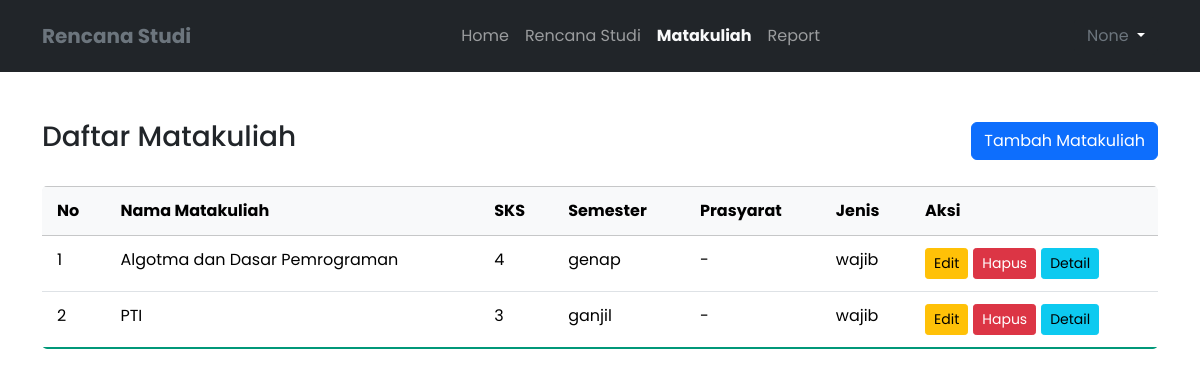
Before: /matakuliah/index.php with the older database file.
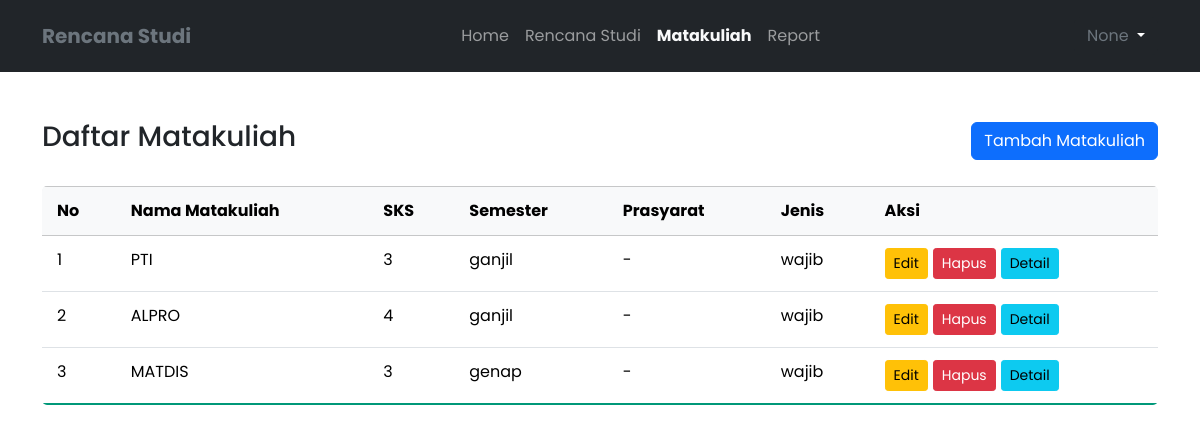
After: the same page with the newer database file.
### tables this page shows
CREATE TABLE `matakuliah` (
  `id` int NOT NULL,
  `nama` varchar(50) DEFAULT NULL,
  `sks` int DEFAULT NULL,
  `deskripsi` text,
  `prasyarat_id` int DEFAULT NULL,
  `tahun_ajaran` enum('ganjil','genap') NOT NULL,
  `jenis` enum('wajib','pilihan') DEFAULT NULL,
  `semester_id` int NOT NULL
);

### database.php (called while the page is built, shortened)
<?php
function getAllDataMatakuliah()
{
    $query = "
    SELECT
        m1.id,
        m1.nama as nama_matakuliah,
        m1.sks,
        m1.deskripsi,
        m1.tahun_ajaran,
        m2.nama as nama_prasyarat,
        m1.prasyarat_id,
        m1.jenis
    FROM
        matakuliah m1
    LEFT JOIN
        matakuliah m2 ON m1.prasyarat_id = m2.id
    ";
    return mysqli_query(DB, $query)->fetch_all(MYSQLI_ASSOC);
}

### matakuliah/index.php (the view, shortened to what this page needs)
<?php
$page = "matakuliah";
include_once "../layout/header.php";
$matakuliahs = getAllDataMatakuliah();
?>
<?php
include_once "../layout/header.php"
?>
<div class="container">
    <div class="d-flex justify-content-between align-items-center mb-4 pt-5">
        <h3>Daftar Matakuliah</h3>
        <a href="<?= BASEURL ?>/matakuliah/add.php" class="btn btn-primary">Tambah Matakuliah</a>
    </div>
    <div class="table-responsive">
        <table class="table table-hover table-bordered">
            <thead class="table-light">
                <tr>
                    <th>No</th>
                    <th>Nama Matakuliah</th>
                    <th>SKS</th>
                    <th>Semester</th>
                    <th>Prasyarat</th>
                    <th>Jenis</th>
                    <th>Aksi</th>
                </tr>
            </thead>
            <tbody>
                <?php foreach ($matakuliahs as $nomor => $matkul) :  ?>
                    <tr>
                        <td><?= $nomor + 1 ?></td>
                        <td><?= $matkul["nama_matakuliah"] ?></td>
                        <td><?= $matkul["sks"] ?></td>
                        <td><?= $matkul["tahun_ajaran"]  ?></td>
                        <td><?= $matkul["nama_prasyarat"] ?? "-" ?></td>
                        <td><?= $matkul["jenis"]?></td>
                        <td>
                            <div class="d-flex" style="gap: 5px;">
                                <a href="edit.php?id=<?= $matkul['id'] ?>" class="btn btn-sm btn-warning">Edit</a>
                                <a href="delete.php?id=<?= $matkul["id"] ?>" class="btn btn-sm btn-danger" onclick="return confirm('Apakah Anda yakin ingin menghapus matakuliah ini?')">Hapus</a>
                                <a href="read.php?id=<?= $matkul['id'] ?>" class="btn btn-sm btn-info">Detail</a>
                            </div>
                        </td>
                    </tr>
                <?php endforeach; ?>
            </tbody>
        </table>
    </div>
</div>
<?php
include_once "../layout/footer.php"
?>

### layout/header.php (shortened to what this page needs)
<?php
include_once(BASEPATH .  "/database.php");
?>
<!DOCTYPE html>
<html lang="en">
<head>
    <link href="https://cdn.jsdelivr.net/npm/bootstrap@5.3.2/dist/css/bootstrap.min.css" rel="stylesheet">
    <link rel="stylesheet" href="https://cdnjs.cloudflare.com/ajax/libs/font-awesome/6.4.2/css/all.min.css">
    <link rel="stylesheet" href="<?= BASEURL ?>/assets/style.css">
</head>
<body>
    <nav class="navbar navbar-expand-lg navbar-dark bg-dark">
        <div class="pembungkus container py-2">
            <a class="navbar-brand fw-bold text-secondary visible" href="index.php">Rencana Studi</a>
            <div class="collapse navbar-collapse" id="navbar">
                <ul class="navbar-nav mx-auto">
                    <li class="nav-item">
                        <a class="nav-link <?= ($page === "home") ? 'text-light fw-bold' : '' ?>" href="<?= BASEURL ?>/index.php">Home</a>
                    </li>
                    <li class="nav-item">
                        <a class="nav-link <?= ($page === 'rencana_studi') ? 'text-light fw-bold' : '' ?>" href="<?= BASEURL ?>/rencana_studi/index.php">Rencana Studi</a>
                    </li>
                    <li class="nav-item">
                        <a class="nav-link <?= ($page === 'matakuliah') ? 'text-light fw-bold' : '' ?>" href="<?= BASEURL ?>/matakuliah/index.php">Matakuliah</a>
                    </li>
                    <li class="nav-item">
                        <a class="nav-link <?= ($page === 'report') ? 'text-light fw-bold' : '' ?>" href="<?= BASEURL ?>/report.php">Report</a>
                    </li>
                </ul>
                <ul class="navbar-nav ml-auto">
                    <li class="nav-item dropdown">
                        <button class="btn btn-dark dropdown-toggle" data-bs-toggle="dropdown" aria-expanded="false">
                            <span class="text-<?= ($page === 'profile') ? 'light fw-bold' : 'secondary'; ?>">None</span>
                        </button>
                    </li>
                </ul>
            </div>
        </div>
    </nav>

### layout/footer.php (shortened to what this page needs)
</body>
</html>

### assets/style.css (style rules this page uses)
* { list-style: none; margin: 0; padding: 0; text-decoration: none; font-family: "Poppins", sans-serif; }
.table { border-collapse: collapse; border-radius: 5px; overflow: hidden; }
.table th, .table td { border: none; padding: 12px 15px; }
.table thead tr { background-color: #f8f9fa; color: #333; text-align: left; }
.table tbody tr:nth-of-type(even) { background-color: #f3f3f3; }
.table tbody tr:last-of-type { border-bottom: 2px solid #009879; }
.btn-sm { padding: 0.25rem 0.5rem; font-size: 0.875rem; line-height: 1.5; border-radius: 0.2rem; }

Changed rows visible on the page:
removed matakuliah: nama "Algotma dan Dasar Pemrograman", sks "4", tahun_ajaran "genap", nama_prasyarat "-", jenis "wajib"
added matakuliah: nama "ALPRO", sks "4", tahun_ajaran "ganjil", nama_prasyarat "-", jenis "wajib"
added matakuliah: nama "MATDIS", sks "3", tahun_ajaran "genap", nama_prasyarat "-", jenis "wajib"
